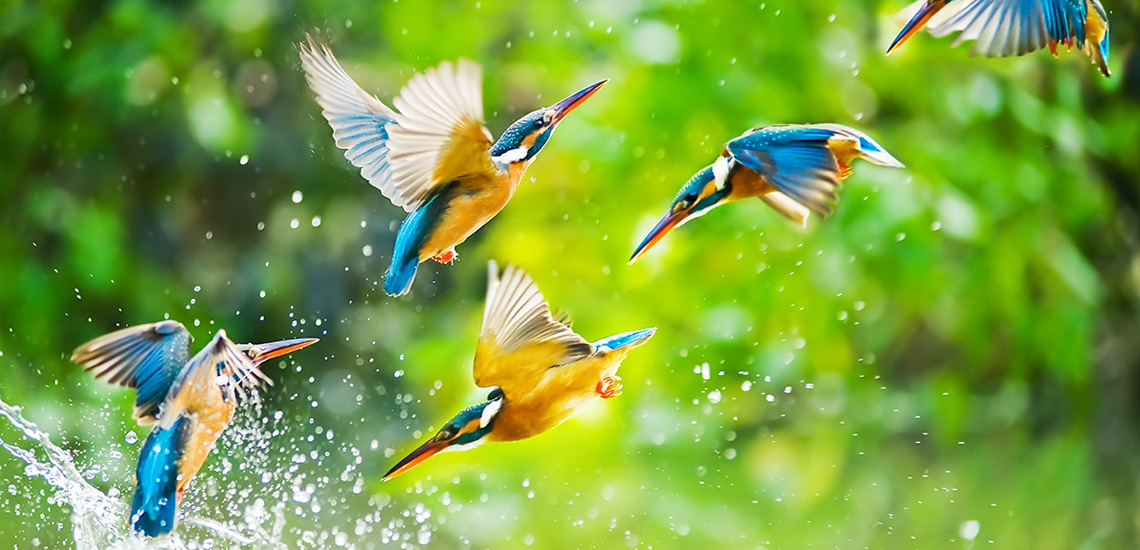
#> input picture LieNets/kingfisher.jpg, 1140 x 550 px
$ python rotation_orders.py   (Python 2 division)
#> lines starting #> are read from the running program, lines starting #| are printed output that depends on the picture; long printed decimals are rounded
'''Rotation order maths---figure out how rotation orders combine'''

import os
import sys
import time

import numpy as np
import scipy.signal as scisig
import skimage.io as skio
import skimage.color as skco
import scipy.ndimage.interpolation as sciint

from matplotlib import pyplot as plt

def steerable_filter(k, order):
	lin = np.linspace((1.-k)/2., (k-1.)/2., k)
	X, Y = np.meshgrid(lin, lin)
	R = np.sqrt(X**2 + Y**2)
	unique = np.unique(R)
	theta = np.arctan2(-Y, X)

	cos_filter = np.cos(order*theta)
	sin_filter = np.sin(order*theta)
	if order != 0:
		c = k/2
		cos_filter[c,c] = 0.
		sin_filter[c,c] = 0.
	cos_filter = cos_filter/np.sum(cos_filter**2.)
	sin_filter = sin_filter/np.sum(sin_filter**2.)
	return cos_filter, sin_filter


im = skio.imread('../LieNets/kingfisher.jpg')
#> im is the input picture: shape (550, 1140, 3); mean R, G, B 121.7, 160.7, 65.3
im = skco.rgb2gray(im)[100:200,500:600]
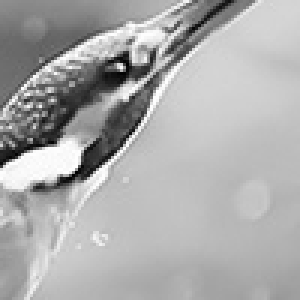
#> im: shape (100, 100) float64 (shown 3 times larger); min 0.00504, max 0.999, mean 0.673

for angle in [0,45,90,135,180]:
	kernels = steerable_filter(3, 1)
	im_ = sciint.rotate(im, angle, reshape=False)
	imc = scisig.fftconvolve(kernels[0], im_, mode='valid')
	ims = scisig.fftconvolve(kernels[1], im_, mode='valid')
	print np.std(imc), np.std(ims)


	kernels = steerable_filter(3, 1)
	imrr = scisig.fftconvolve(kernels[0], imc, mode='valid')
	imii = scisig.fftconvolve(kernels[1], ims, mode='valid')
	imri = scisig.fftconvolve(kernels[0], ims, mode='valid')
	imir = scisig.fftconvolve(kernels[1], imc, mode='valid')
	imc = imrr - imii
	ims = imir + imri


	kernels = steerable_filter(3, -2)
	imrr = scisig.fftconvolve(kernels[0], imc, mode='valid')
	imii = scisig.fftconvolve(kernels[1], ims, mode='valid')
	imri = scisig.fftconvolve(kernels[0], ims, mode='valid')
	imir = scisig.fftconvolve(kernels[1], imc, mode='valid')
	imc = imrr - imii
	ims = imir + imri

	print np.std(imc), np.std(ims)
	im_mod = np.sqrt(imc**2 + ims**2)
	plt.figure(angle)
	plt.imshow(im_mod, cmap='gray', interpolation='nearest')
#> this loop made 5 passes
#| 0.06194 0.07541
#| 0.04814 0.01442
#| 0.101 0.06368
#| 0.05411 0.0145
#| 0.07541 0.06194
#| 0.04814 0.01442
#| 0.06368 0.101
#| 0.05411 0.0145
#| 0.06194 0.07541
#| 0.04814 0.01442
#> pass 1, `ims = scisig.fftconvolve(kernels[1], im_, mode='valid')`:
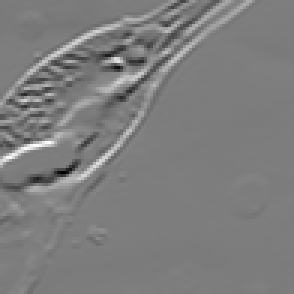
#> ims: shape (98, 98) float64 (shown 3 times larger); min -0.553, max 0.568, mean 0.000957; drawn with min black and max white
#> pass 1, `imrr = scisig.fftconvolve(kernels[0], imc, mode='valid')`:
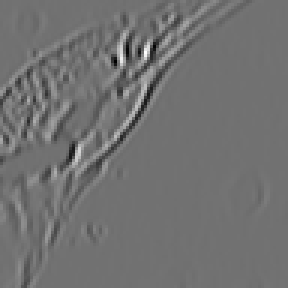
#> imrr: shape (96, 96) float64 (shown 3 times larger); min -0.367, max 0.457, mean -7.25e-05; drawn with min black and max white
#> after the loop:
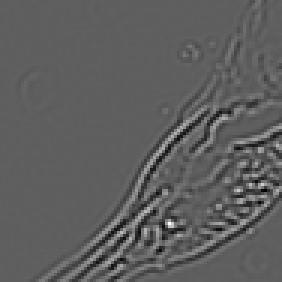
#> imc: shape (94, 94) float64 (shown 3 times larger); min -0.267, max 0.45, mean 2.87e-06; drawn with min black and max white
#> after the loop:
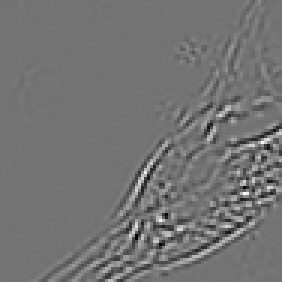
#> ims: shape (94, 94) float64 (shown 3 times larger); min -0.093, max 0.112, mean -3.81e-07; drawn with min black and max white

plt.show()
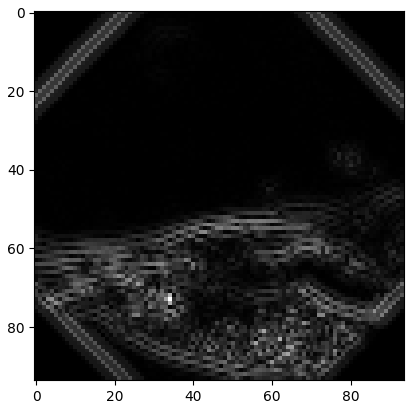
#> figure drawn by matplotlib, 1 panel
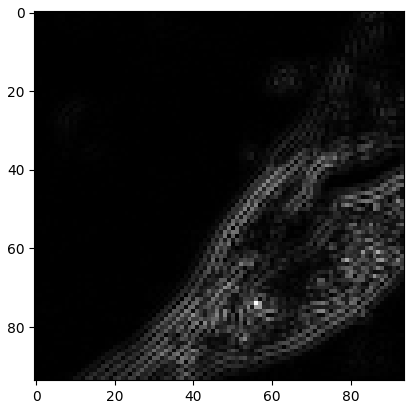
#> figure drawn by matplotlib, 1 panel
